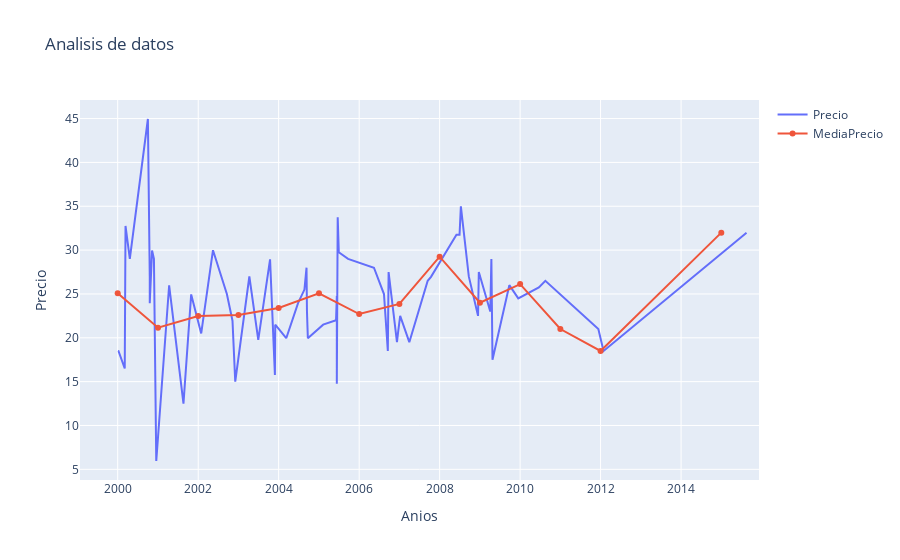

Source (notebook cell):
### Code cell
# Creacion de la serie historica mediante la libreria plotly.graph_objects

# Pirme elemento visual, los precios de libros ordenados conologicamente
Precios = go.Scatter(x = df['PublishDate'], y = df['Price'], name='Precio')
# Segundo elemento visual, la media de los libros por anio ordenados cronologicamente
MediaPrecio = go.Scatter(x = df_Media['PublishDateMedia'], y = df_Media['PriceMedia'], name='MediaPrecio')

layout = go.Layout(title='Analisis de datos', xaxis= dict(title = "Anios"), yaxis= dict(title = "Precio"))

fig = go.Figure(data=[Precios,MediaPrecio], layout=layout)

fig.show()
